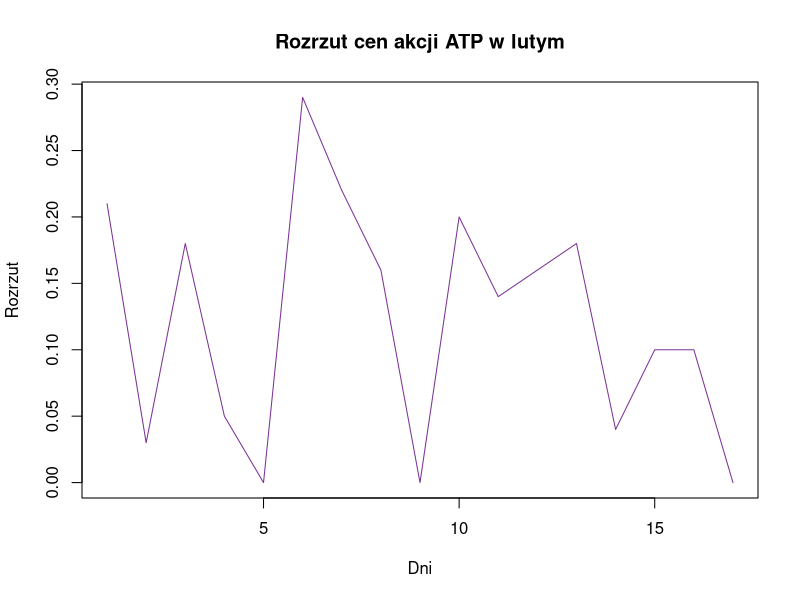
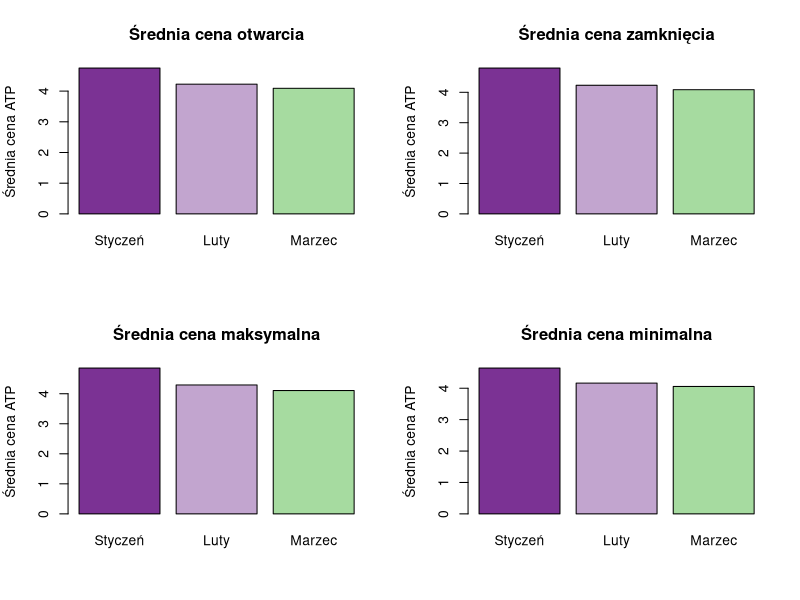
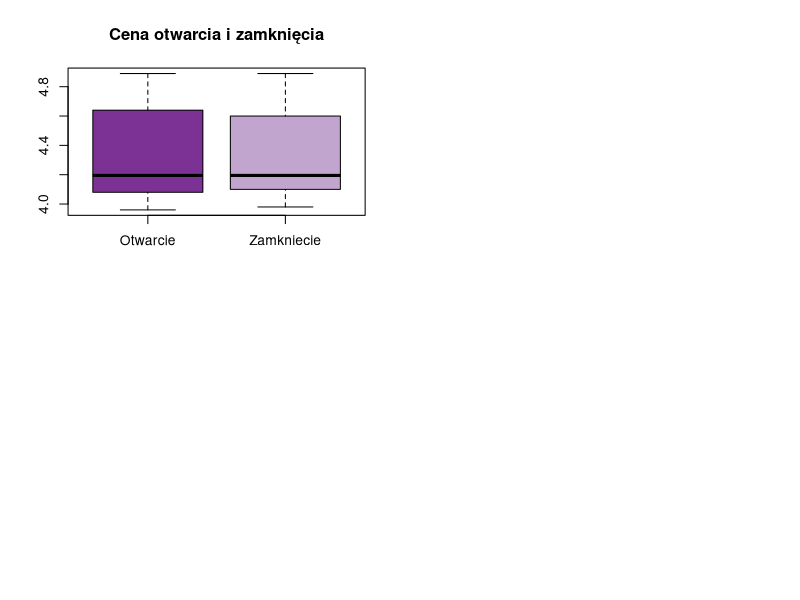

R code for these plots, in order:
## ---- chunk 1
knitr::opts_chunk$set(echo = TRUE)
## ---- chunk 2
dane=read.csv("atp_d.csv")[,1:5]
head(dane)
## ---- chunk 3
library(dplyr)
## ---- chunk 4
library("RColorBrewer")
## ---- chunk 5
dane %>%
  filter(grepl("-02-", Data)) %>%
  mutate(Roznica.cen = Najwyzszy - Najnizszy) %>%
  select(Data, Najwyzszy, Najnizszy, Roznica.cen) -> tabela1
  head(tabela1)
## ---- chunk 6
plot(tabela1$Roznica.cen, type="l", main="Rozrzut cen akcji ATP w lutym",col=brewer.pal(n = 4, name = "PRGn")[1], xlab = "Dni", ylab="Rozrzut")
## ---- chunk 7
by_miesiac <- dane %>%
  filter(Otwarcie > 4) %>%
  mutate(Miesiac = format(as.POSIXct(Data), "%m")) %>%
  group_by(Miesiac) %>%
  summarise(
  Srednia.Otwarcie = mean(Otwarcie),
  Srednia.Zamkniecie = mean(Zamkniecie),
  Srednia.Najwyzszy = mean(Najwyzszy),
  Srednia.Najnizszy = mean(Najnizszy)
  )
  by_miesiac
## ---- chunk 8
op = par(mfrow = c(2, 2), pty = "m")
barplot(
by_miesiac$Srednia.Otwarcie,
names.arg = c("Styczeń", "Luty", "Marzec"),
col = brewer.pal(n = 4, name = "PRGn"),
ylab = "Średnia cena ATP",
main = "Średnia cena otwarcia"
)
barplot(
by_miesiac$Srednia.Zamkniecie,
names.arg = c("Styczeń", "Luty", "Marzec"),
col = brewer.pal(n = 4, name = "PRGn"),
ylab = "Średnia cena ATP",
main = "Średnia cena zamknięcia"
)
barplot(
by_miesiac$Srednia.Najwyzszy,
names.arg = c("Styczeń", "Luty", "Marzec"),
col = brewer.pal(n = 4, name = "PRGn"),
ylab = "Średnia cena ATP",
main = "Średnia cena maksymalna"
)
barplot(
by_miesiac$Srednia.Najnizszy,
names.arg = c("Styczeń", "Luty", "Marzec"),
col = brewer.pal(n = 4, name = "PRGn"),
ylab = "Średnia cena ATP",
main = "Średnia cena minimalna"
)
## ---- chunk 9
dane %>%
  filter(abs(Otwarcie-Zamkniecie)<0.07) %>%
  select(Data,Otwarcie,Zamkniecie)->tabela3
tabela3
## ---- chunk 10
boxplot(tabela3$Otwarcie,tabela3$Zamkniecie, main="Cena otwarcia i zamknięcia",names=names(tabela3)[2:3], col=brewer.pal(n = 4, name = "PRGn"))
